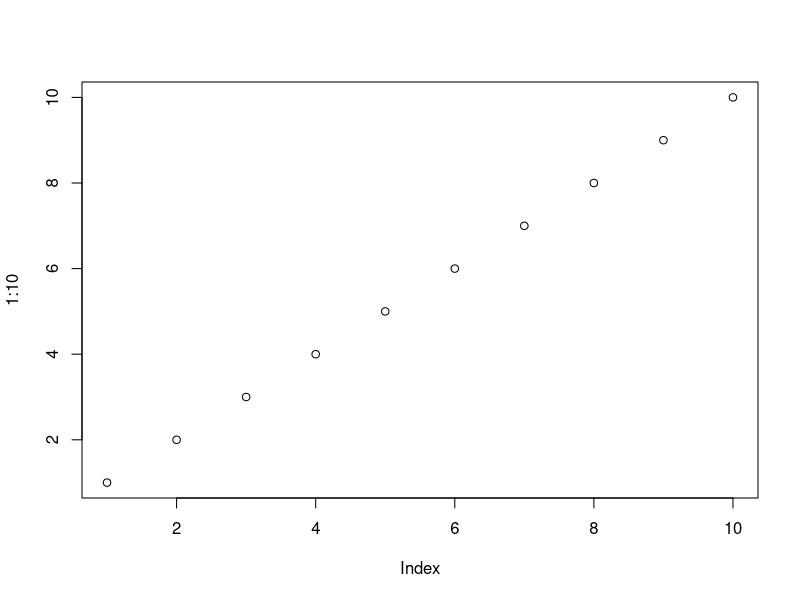
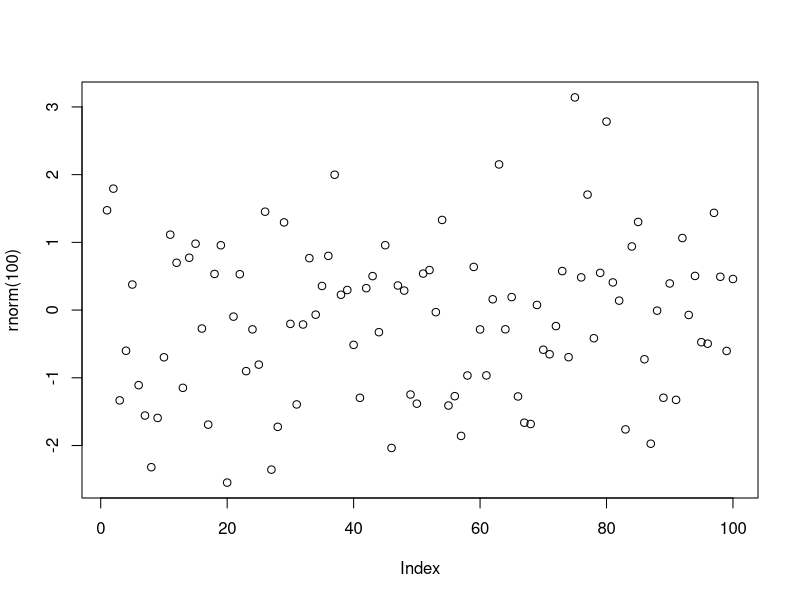

Generate these figures, in order, with R:
## ---- chunk 1
#| label: fig-plot
#| fig-cap: A plot

plot(1:10)
## ---- chunk 2
#| label: fig-another-plot
#| fig-cap: Another plot

plot(rnorm(100))

## ---- chunk 3
#| label: tbl-my-tab
#| tbl-cap: A table

knitr::kable(head(mtcars))
